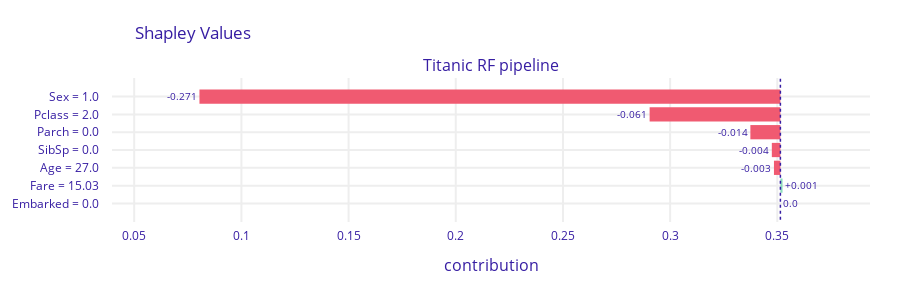

Here is the notebook cell this chart was saved with:
### Code cell
bd_2.plot()

### Figure 1 — Plotly figure (JSON) as saved in the notebook; plotly's stock layout.template omitted (floating-point values rounded to 4 significant figures)
{"data": [{"base": 0.3514, "hoverinfo": "text", "hoverlabel": {"bgcolor": "rgba(0,0,0,0.8)"}, "hovertext": ["Average response: 0.351<br>Prediction: 0.0<br>Sex = 1.0<br>decreases average response <br>by 0.271", "Average response: 0.351<br>Prediction: 0.0<br>Pclass = 2.0<br>decreases average response <br>by 0.061", "Average response: 0.351<br>Prediction: 0.0<br>Parch = 0.0<br>decreases average response <br>by 0.014", "Average response: 0.351<br>Prediction: 0.0<br>SibSp = 0.0<br>decreases average response <br>by 0.004", "Average response: 0.351<br>Prediction: 0.0<br>Age = 27.0<br>decreases average response <br>by 0.003", "Average response: 0.351<br>Prediction: 0.0<br>Fare = 15.03<br>increases average response <br>by 0.001", "Average response: 0.351<br>Prediction: 0.0<br>Embarked = 0.0<br>decreases average response <br>by 0.0"], "marker": {"color": ["#f05a71", "#f05a71", "#f05a71", "#f05a71", "#f05a71", "#8bdcbe", "#8bdcbe"]}, "orientation": "h", "showlegend": false, "text": ["-0.271", "-0.061", "-0.014", "-0.004", "-0.003", "+0.001", "0.0"], "textposition": "outside", "type": "bar", "x": [-0.271, -0.061, -0.014, -0.004, -0.003, 0.001, 0], "xaxis": "x", "y": ["Sex = 1.0", "Pclass = 2.0", "Parch = 0.0", "SibSp = 0.0", "Age = 27.0", "Fare = 15.03", "Embarked = 0.0"], "yaxis": "y"}], "layout": {"annotations": [{"font": {"size": 16}, "showarrow": false, "text": "Titanic RF pipeline", "x": 0.5, "xanchor": "center", "xref": "paper", "y": 1, "yanchor": "bottom", "yref": "paper"}, {"font": {"size": 16}, "showarrow": false, "text": "contribution", "x": 0.5, "xanchor": "center", "xref": "paper", "y": 0, "yanchor": "top", "yref": "paper", "yshift": -30}], "font": {"color": "#371ea3"}, "height": 293, "margin": {"b": 71, "r": 30, "t": 78}, "shapes": [{"line": {"color": "#371ea3", "dash": "dot", "width": 1.5}, "type": "line", "x0": 0.3514, "x1": 0.3514, "xref": "x", "y0": -1, "y1": 7, "yref": "y"}], "title": {"text": "Shapley Values", "x": 0.15}, "xaxis": {"anchor": "y", "automargin": true, "domain": [0, 1], "fixedrange": true, "gridwidth": 2, "range": [0.03964, 0.3932], "tickcolor": "white", "ticklen": 3, "ticks": "outside", "type": "linear", "zeroline": false}, "yaxis": {"anchor": "x", "automargin": true, "autorange": "reversed", "domain": [0, 1], "fixedrange": true, "gridwidth": 2, "tickcolor": "white", "ticklen": 10, "ticks": "outside", "type": "category"}}}
